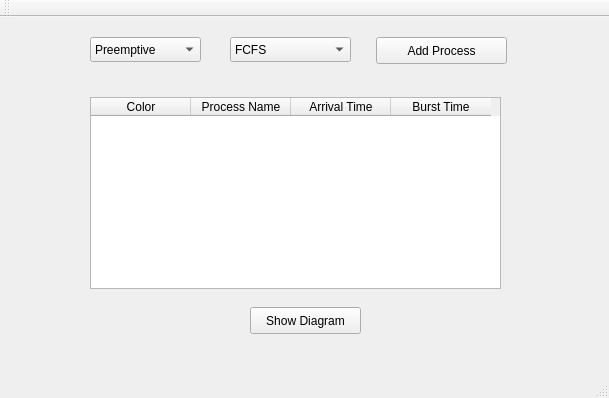
<?xml version="1.0" encoding="UTF-8"?>
<ui version="4.0">
 <class>MainWindow</class>
 <widget class="QMainWindow" name="MainWindow">
  <property name="geometry">
   <rect>
    <x>0</x>
    <y>0</y>
    <width>609</width>
    <height>398</height>
   </rect>
  </property>
  <property name="windowTitle">
   <string>MainWindow</string>
  </property>
  <widget class="QWidget" name="centralWidget">
   <widget class="QPushButton" name="add_process_btn">
    <property name="geometry">
     <rect>
      <x>376</x>
      <y>20</y>
      <width>131</width>
      <height>27</height>
     </rect>
    </property>
    <property name="text">
     <string>Add Process</string>
    </property>
   </widget>
   <widget class="QPushButton" name="pushButton_2">
    <property name="geometry">
     <rect>
      <x>250</x>
      <y>290</y>
      <width>111</width>
      <height>27</height>
     </rect>
    </property>
    <property name="text">
     <string>Show Diagram</string>
    </property>
   </widget>
   <widget class="QComboBox" name="type_comboBox">
    <property name="geometry">
     <rect>
      <x>90</x>
      <y>20</y>
      <width>111</width>
      <height>25</height>
     </rect>
    </property>
    <item>
     <property name="text">
      <string>Preemptive</string>
     </property>
    </item>
    <item>
     <property name="text">
      <string>Non Preemptive</string>
     </property>
    </item>
   </widget>
   <widget class="QComboBox" name="algo_comboBox">
    <property name="geometry">
     <rect>
      <x>230</x>
      <y>20</y>
      <width>121</width>
      <height>25</height>
     </rect>
    </property>
    <item>
     <property name="text">
      <string>FCFS</string>
     </property>
    </item>
    <item>
     <property name="text">
      <string>SJF</string>
     </property>
    </item>
    <item>
     <property name="text">
      <string>Priorty</string>
     </property>
    </item>
    <item>
     <property name="text">
      <string>Round Robin</string>
     </property>
    </item>
   </widget>
   <widget class="QTableWidget" name="tableWidget">
    <property name="geometry">
     <rect>
      <x>90</x>
      <y>80</y>
      <width>411</width>
      <height>192</height>
     </rect>
    </property>
    <column>
     <property name="text">
      <string>Color</string>
     </property>
    </column>
    <column>
     <property name="text">
      <string>Process Name</string>
     </property>
    </column>
    <column>
     <property name="text">
      <string>Arrival Time</string>
     </property>
    </column>
    <column>
     <property name="text">
      <string>Burst Time</string>
     </property>
    </column>
   </widget>
  </widget>
  <widget class="QMenuBar" name="menuBar">
   <property name="geometry">
    <rect>
     <x>0</x>
     <y>0</y>
     <width>609</width>
     <height>23</height>
    </rect>
   </property>
  </widget>
  <widget class="QToolBar" name="mainToolBar">
   <attribute name="toolBarArea">
    <enum>TopToolBarArea</enum>
   </attribute>
   <attribute name="toolBarBreak">
    <bool>false</bool>
   </attribute>
  </widget>
  <widget class="QStatusBar" name="statusBar"/>
 </widget>
 <layoutdefault spacing="6" margin="11"/>
 <resources/>
 <connections/>
</ui>
